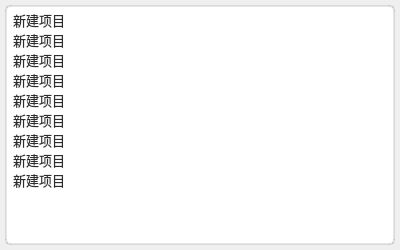
<?xml version="1.0" encoding="UTF-8"?>
<ui version="4.0">
 <class>historycommondwidget</class>
 <widget class="QWidget" name="historycommondwidget">
  <property name="geometry">
   <rect>
    <x>0</x>
    <y>0</y>
    <width>400</width>
    <height>250</height>
   </rect>
  </property>
  <property name="minimumSize">
   <size>
    <width>400</width>
    <height>250</height>
   </size>
  </property>
  <property name="maximumSize">
   <size>
    <width>400</width>
    <height>250</height>
   </size>
  </property>
  <property name="windowTitle">
   <string>Form</string>
  </property>
  <property name="styleSheet">
   <string notr="true">#historycommondwidget{
color: rgb(45, 45, 45);
}</string>
  </property>
  <layout class="QVBoxLayout" name="verticalLayout_2">
   <property name="leftMargin">
    <number>5</number>
   </property>
   <property name="topMargin">
    <number>5</number>
   </property>
   <property name="rightMargin">
    <number>5</number>
   </property>
   <property name="bottomMargin">
    <number>5</number>
   </property>
   <item>
    <widget class="QWidget" name="widget_body" native="true">
     <property name="styleSheet">
      <string notr="true">#widget_body{
	background-color: rgb(255, 255, 255);
border-radius:5px;
border: 2px solid;
border-color: rgba(126, 126, 126, 50);
}</string>
     </property>
     <layout class="QVBoxLayout" name="verticalLayout">
      <property name="leftMargin">
       <number>5</number>
      </property>
      <property name="topMargin">
       <number>5</number>
      </property>
      <property name="rightMargin">
       <number>5</number>
      </property>
      <property name="bottomMargin">
       <number>5</number>
      </property>
      <item>
       <widget class="QListWidget" name="listWidget">
        <property name="font">
         <font>
          <family>OPPOSans B</family>
          <pointsize>10</pointsize>
          <stylestrategy>PreferAntialias</stylestrategy>
         </font>
        </property>
        <property name="styleSheet">
         <string notr="true">#listWidget{
border: 0px solid;
border-color: rgba(126, 126, 126, 50);
background-color: rgb(255, 255, 255);
color: rgb(45, 45, 45);
}
QScrollBar:vertical{
    width: 10px;
	background-color: rgba(0, 41, 69, 0);
    margin: 0px,0px,0px,0px;
    padding-top: 0px;		/*//隐藏上下的箭头*/
    padding-bottom: 0px;
}


QScrollBar::handle:vertical{
    width: 10px;
	
	background-color: rgb(239, 239, 239);
    /*滚动条两端变成椭圆 */
    border-radius: 2px;
    min-height: 0;
}

QScrollBar::sub-page:vertical {
    
	background-color: rgba(255, 255, 255, 0);
}
QScrollBar::add-page:vertical 
{
    background-color: rgba(255, 255, 255, 0);
}

QScrollBar::add-line:vertical {
	border: none;
    height: 0px;
    subcontrol-position: bottom;
    subcontrol-origin: margin;
}
QScrollBar::sub-line:vertical {
    border: none;
    height: 0px;
    subcontrol-position: top;
    subcontrol-origin: margin;
}

QScrollBar::down-arrow:vertical {
    border:none;
}

QScrollBar::up-arrow:vertical {
    border:none;
}

</string>
        </property>
        <item>
         <property name="text">
          <string>新建项目</string>
         </property>
        </item>
        <item>
         <property name="text">
          <string>新建项目</string>
         </property>
        </item>
        <item>
         <property name="text">
          <string>新建项目</string>
         </property>
        </item>
        <item>
         <property name="text">
          <string>新建项目</string>
         </property>
        </item>
        <item>
         <property name="text">
          <string>新建项目</string>
         </property>
        </item>
        <item>
         <property name="text">
          <string>新建项目</string>
         </property>
        </item>
        <item>
         <property name="text">
          <string>新建项目</string>
         </property>
        </item>
        <item>
         <property name="text">
          <string>新建项目</string>
         </property>
        </item>
        <item>
         <property name="text">
          <string>新建项目</string>
         </property>
        </item>
       </widget>
      </item>
     </layout>
    </widget>
   </item>
  </layout>
 </widget>
 <resources/>
 <connections/>
</ui>
